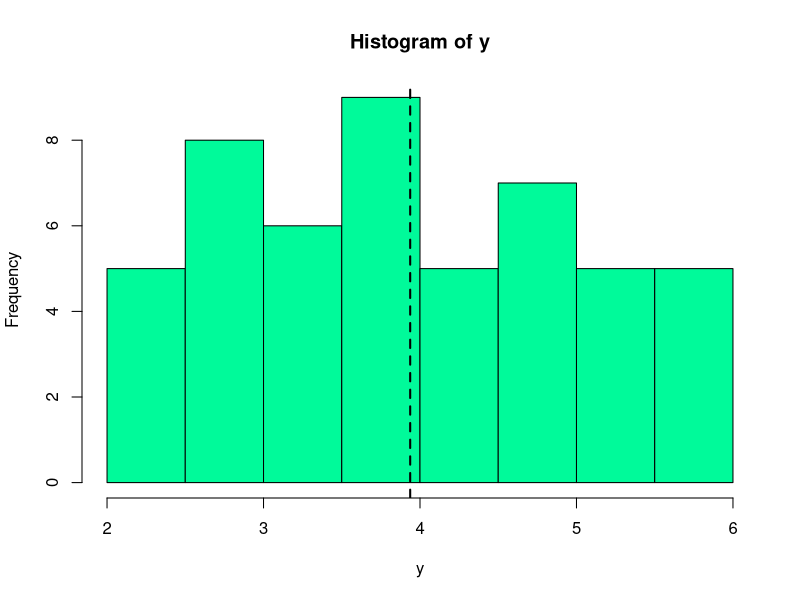
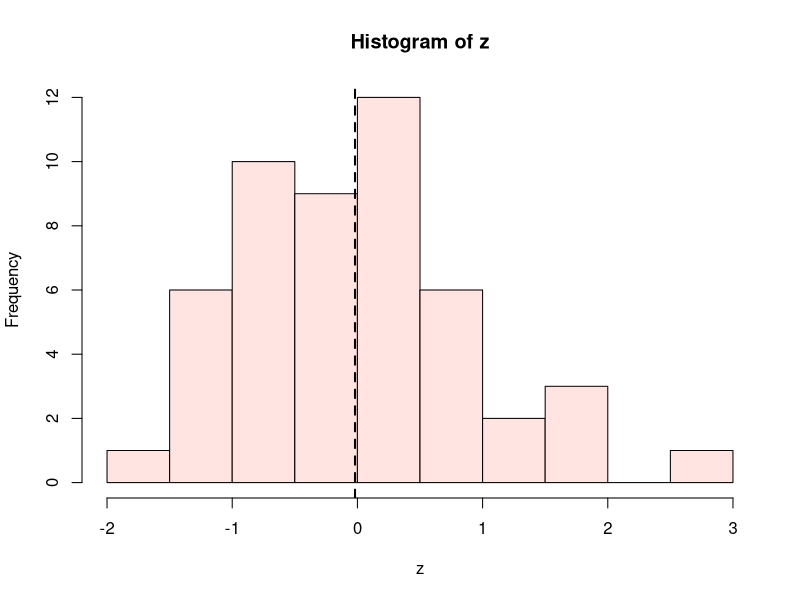
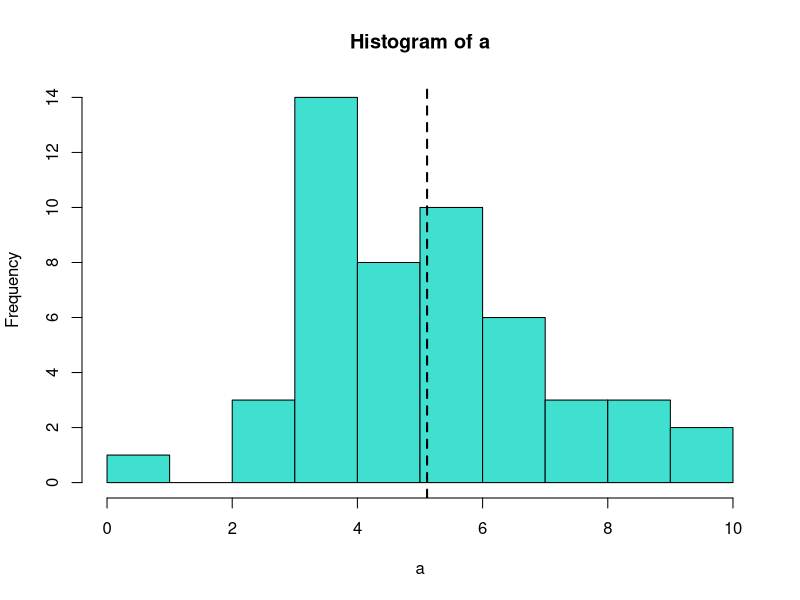
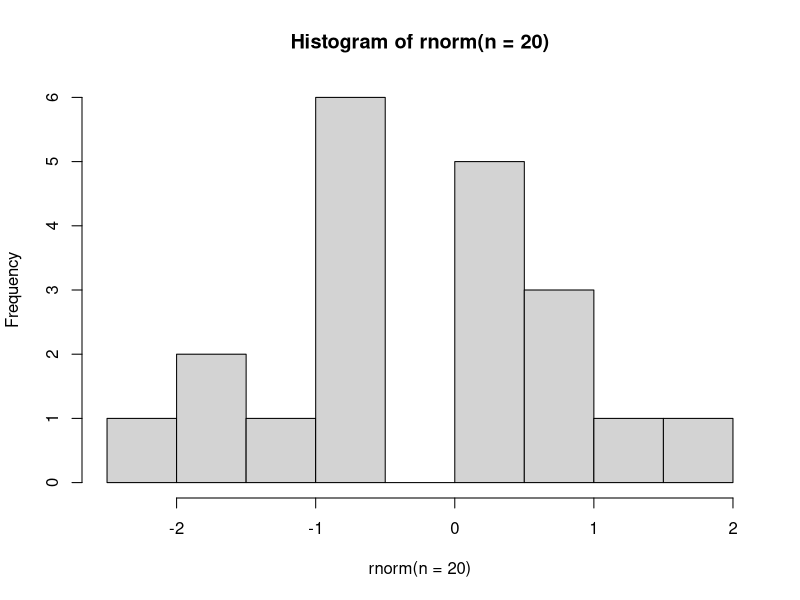
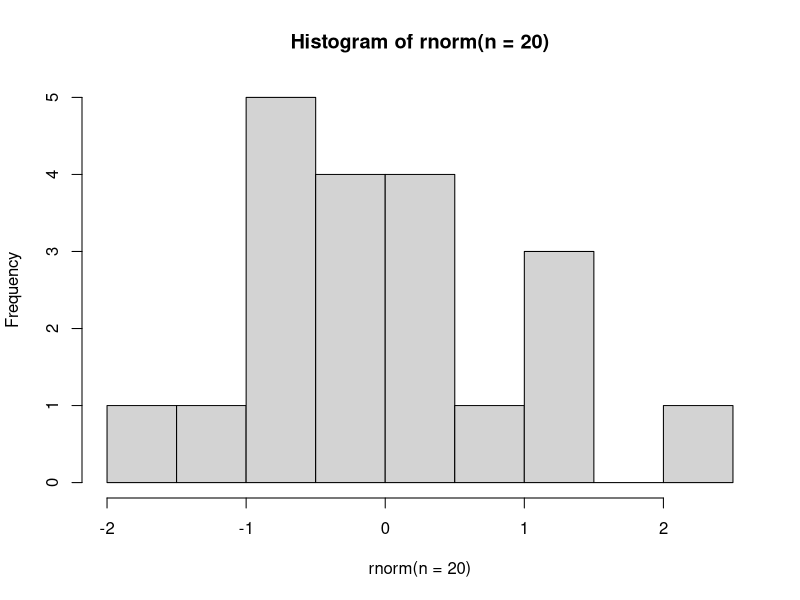
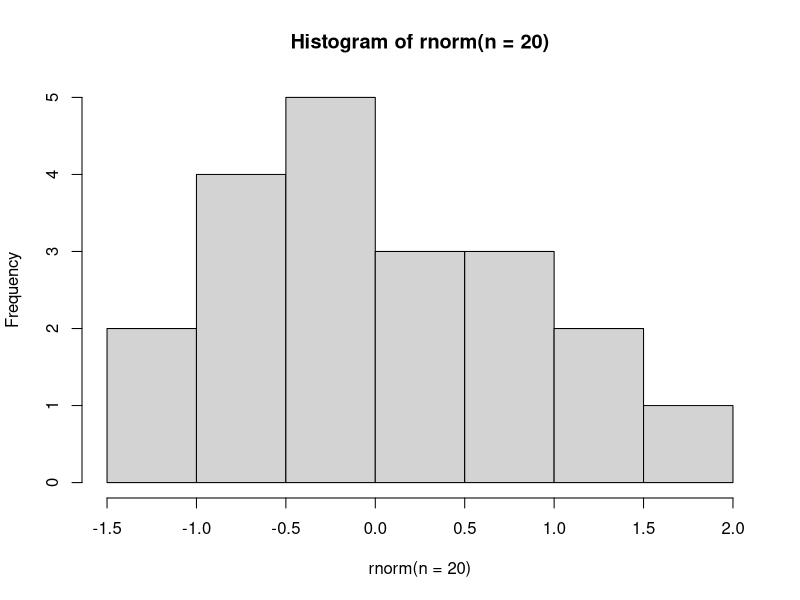
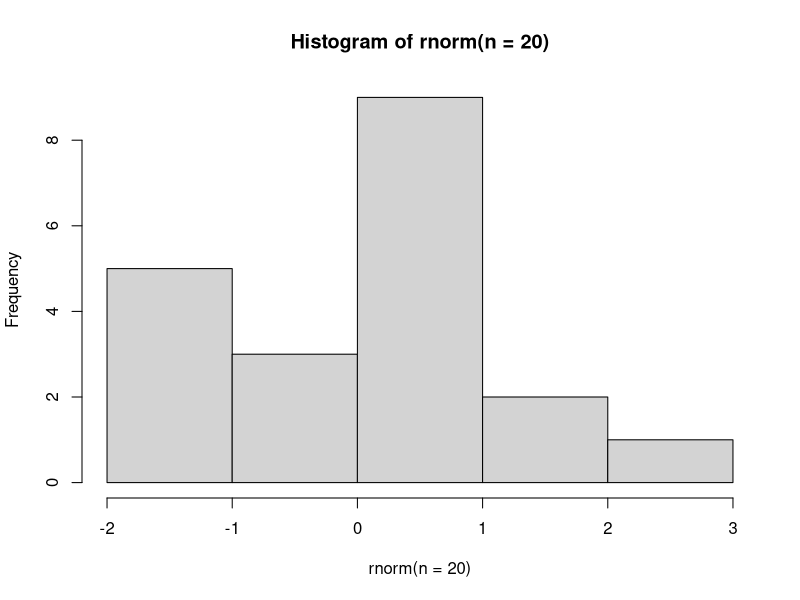
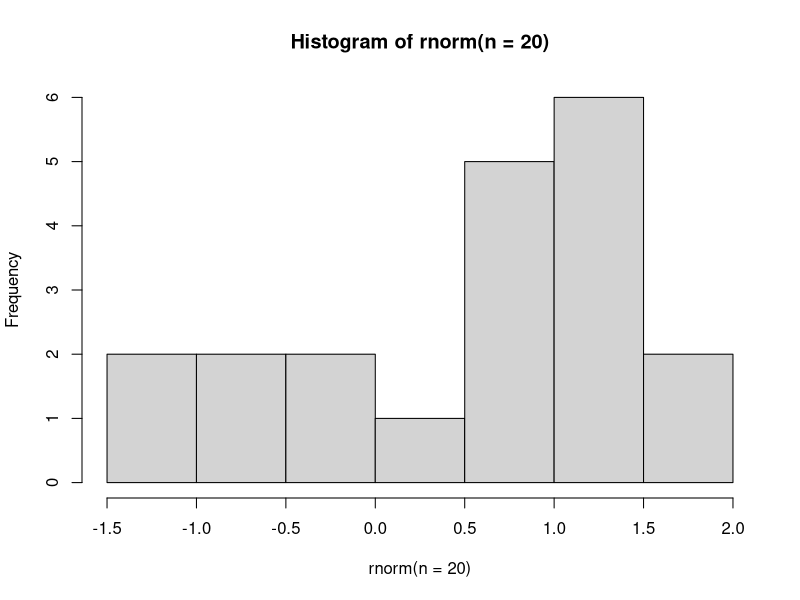

Here is the R script that generated these plots, in order:
# Script for Handout Session 6 --------------------------------------------

# Installing and loading packages -----------------------------------------

install.packages("tidyverse")
library(tidyverse)

install.packages('reshape')
library(reshape)

# Task from Winter: Playing around with normal distribution ---------------

# Generate 50 random uniformly distributed numbers:

x <- runif(50)

# Check:

x

# Specify min and max:

y <- runif(50, min = 2, max = 6)

# Check:

head(y)

# Create a quick-and-dirty base R plot:

hist(y, col = 'mediumspringgreen')
abline(v = mean(y), lty = 2, lwd = 2)


# Generate random normally distributed numbers & plot 'em:

z <- rnorm(50)
hist(z, col = 'mistyrose')
abline(v = mean(z), lty = 2, lwd = 2)

# Create random data with mean = 5 and SD = 2:

a <- rnorm(50, mean = 5, sd = 2)
hist(a, col = 'turquoise')
abline(v = mean(a), lty = 2, lwd = 2)

# Check mean and SD:

mean(a)
sd(a)

# Check the percentiles:

quantile(a)

# Check the values that span the 68% interval:

quantile(a, 0.16)
quantile(a, 0.84)

# This should correspond to +/- 1 SD around the mean:

mean(a) - sd(a)
mean(a) + sd(a)

# The values of the 95% interval:

quantile(a, 0.025)
quantile(a, 0.975)

# This should correspond to +/- 2 SD around the mean:

mean(a) - 2 * sd(a)
mean(a) + 2 * sd(a)

# Execture repeatedly to get a feel for the normal:

hist(rnorm(n = 20))

hist(rnorm(n = 20))

hist(rnorm(n = 20))

hist(rnorm(n = 20))

hist(rnorm(n = 20))

# How sample size affects distribution:

hist(rnorm(n = 5))

hist(rnorm(n = 10))

hist(rnorm(n = 20))

hist(rnorm(n = 30))

hist(rnorm(n = 40))

hist(rnorm(n = 50))

hist(rnorm(n = 100))

hist(rnorm(n = 500))

hist(rnorm(n = 1000))

# Task Brown: LLN in action -----------------------------------------------

set.seed(3376)
mu=100; sigma=10; n=10

xbar1=rep(0,5)
for (i in 1:5) {xbar1[i]= mean(rnorm(n, mean=mu, sd=sigma))}

xbar2=rep(0,10)
for (i in 1:10) {xbar2[i]=mean(rnorm(n, mean=mu, sd=sigma))}

xbar3=rep(0,100)
for (i in 1:100) {xbar3[i]=mean(rnorm(n, mean=mu, sd=sigma))}

# Figure 8-2

x <- list(v1=xbar1,v2=xbar2,v3=xbar3)
data <- melt(x)

xb1 <- mean(xbar1)
xb2 <- mean(xbar2)
xb3 <- mean(xbar3)

xb1 # 98.89503
xb2 # 100.4808
xb3 # 100.071

ggplot(data, aes(x = value, fill = L1)) +
  geom_density(alpha = .50) +
  ggtitle("Brown (2021, Figure 8-2): Increased Draws, Increased Accuracy") +
  xlab("Value") +
  ylab("Density") +
  theme_minimal() +
  theme(plot.title = element_text(size = 8, face = "bold")) +
  theme(axis.title = element_text(size = 8, face = "bold")) +
  geom_vline(xintercept = xb1, col = "#bf0000") +
  geom_vline(xintercept = xb2, col = "#008b00") +
  geom_vline(xintercept = xb3, col = "#0000ff") +
  annotate(
    "text",
    x = 95,
    y = .15,
    label =
      "Mean with 5 draws = 98.895",
    col = "#bf0000"
  ) +
  annotate(
    "text",
    x = 95,
    y = .175,
    label =
      "Mean with 10 draws = 100.481",
    col = "#008b00"
  ) +
  annotate(
    "text",
    x = 95,
    y = .20,
    label =
      "Mean with 100 draws = 100.071",
    col = "#0000ff"
  ) +
  theme(legend.position = "none")


# Task Brown: CLT in action -----------------------------------------------

set.seed(3376)

mu=100; sigma=10; n=5
xbar1=rep(0,10)
for (i in 1:10) {xbar1[i]=mean(rnorm(n, mean=mu, sd=sigma))}

mu=100; sigma=10; n=10
xbar2=rep(0,10)
for (i in 1:10) {xbar2[i]=mean(rnorm(n, mean=mu, sd=sigma))}

mu=100; sigma=10; n=100
xbar3=rep(0,10)
for (i in 1:10) {xbar3[i]=mean(rnorm(n, mean=mu, sd=sigma))}

# Figure 8-3
x <- list(v1=xbar1,v2=xbar2,v3=xbar3)
data <- melt(x)

xb1 <- sd(xbar1)
xb2 <- sd(xbar2)
xb3 <- sd(xbar3)

xb1 <- mean(xbar1)
xb2 <- mean(xbar2)
xb3 <- mean(xbar3)

xb1
xb2
xb3

ggplot(data, aes(x = value, fill = L1)) +
  geom_density(alpha = .70) +
  theme_minimal() +
  theme(plot.title = element_text(size = 8, face = "bold")) +
  theme(axis.title = element_text(size = 8, face = "bold")) +
  ggtitle("Brown (2021, Figure 8-3): Increasing Observations Increases Normality") +
  annotate(
    "text",
    x = 95,
    y = .15,
    label =
      "5 Observations per Draw",
    col = "#bf0000"
  ) +
  annotate(
    "text",
    x = 95,
    y = .175,
    label =
      "10 Observations per Draw",
    col = "#008b00"
  ) +
  annotate(
    "text",
    x = 95,
    y = .20,
    label =
      "100 Observations per Draw",
    col = "#0000ff"
  ) +
  theme(legend.position = "none") +
  xlab("Mean of Sample Means") +
  ylab("Density")
